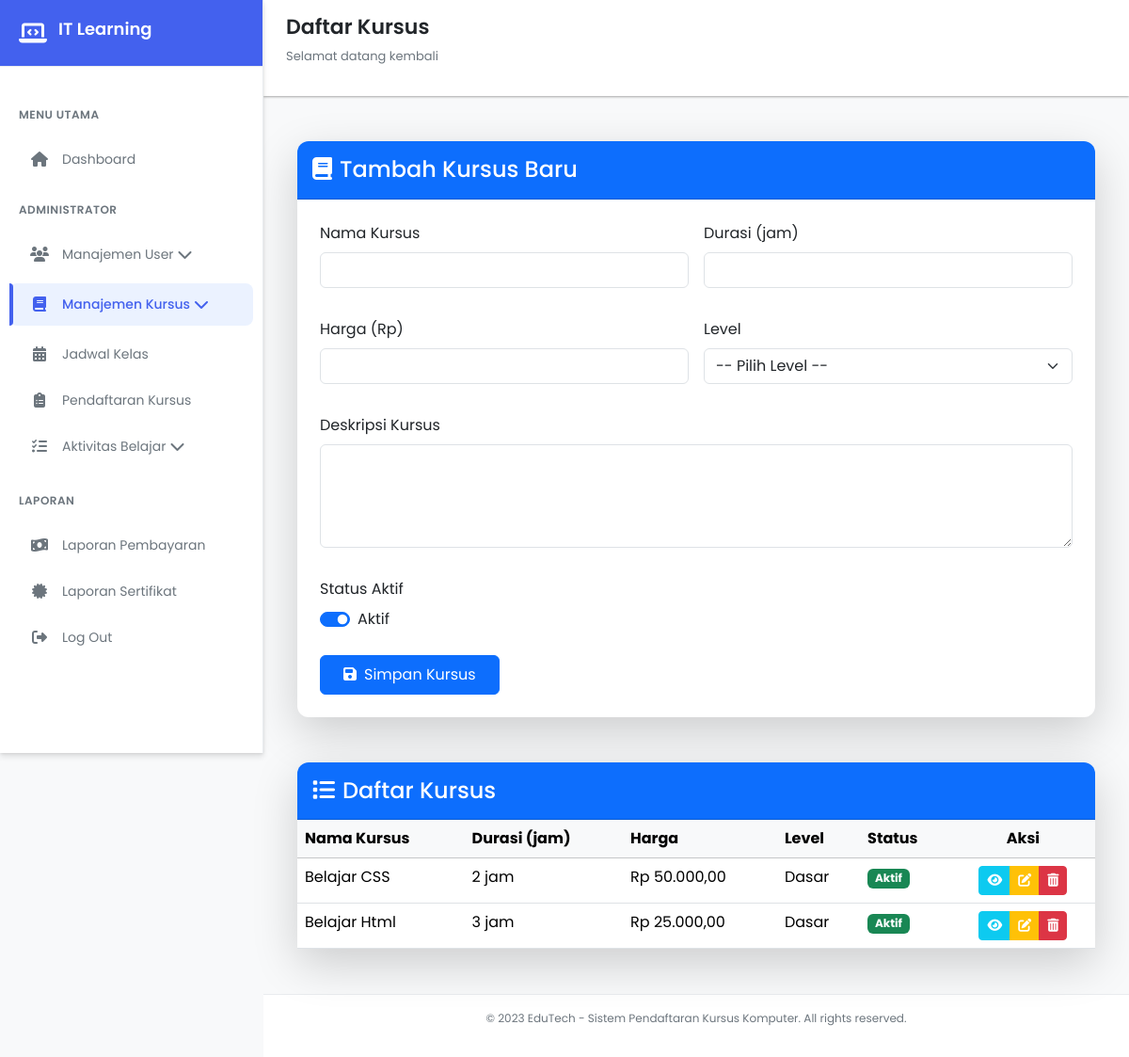
The page /views/dashboard/manajemen_kursus/daftar_kursus.php?success=1 (signed in) on the database its author committed.
### tables this page shows
CREATE TABLE `courses` (
  `course_id` int(11) NOT NULL,
  `nama_kursus` varchar(255) DEFAULT NULL,
  `deskripsi` text DEFAULT NULL,
  `durasi_jam` int(11) DEFAULT NULL,
  `harga` decimal(10,2) DEFAULT NULL,
  `level` enum('Dasar','Menengah','Lanjut') DEFAULT NULL,
  `status_aktif` tinyint(1) DEFAULT NULL
);

### views/dashboard/manajemen_kursus/daftar_kursus.php (the view, shortened to what this page needs)
<?php
include '../../../database/koneksi.php';
$query = "SELECT * FROM courses";
$result = mysqli_query($conn, $query);
?>
<!DOCTYPE html>
<html lang="id">
<head>
    <link href="https://cdn.jsdelivr.net/npm/bootstrap@5.3.3/dist/css/bootstrap.min.css" rel="stylesheet">
    <link rel="stylesheet" href="https://cdnjs.cloudflare.com/ajax/libs/font-awesome/6.4.0/css/all.min.css">
    <link rel="stylesheet" href="../../../css/dasboard.css">
</head>
<body>
      <div class="sidebar" id="sidebar">
        <div class="sidebar-header">
            <i class="fas fa-laptop-code"></i>
            <h2>IT Learning</h2>
        </div>
        <div class="sidebar-menu">
            <div class="menu-category">Menu Utama</div>
            <div class="menu-item" onclick="window.location.href='../dashboard.php'">
                <i class="fas fa-home"></i>
                <span>Dashboard</span>
            </div>
            <?php if ($_SESSION['role'] == 'admin') : ?>
                <div class="menu-category">Administrator</div>
                <div class="menu-item" onclick="toggleDropdown('user-dropdown')">
                    <i class="fas fa-users"></i>
                    <span>Manajemen User</span>
                    <i class="fas fa-chevron-down ml-auto" id="user-chevron"></i>
                </div>
            <?php endif; ?>
            <div class="menu-item active" onclick="toggleDropdown('course-dropdown')">
                <i class="fas fa-book"></i>
                <span>Manajemen Kursus</span>
                <i class="fas fa-chevron-down ml-auto" id="course-chevron"></i>
            </div>
            <div class="menu-item" onclick="window.location.href='../jadwal/jadwal.php'">
                <i class="fas fa-calendar-alt"></i>
                <span>Jadwal Kelas</span>
            </div>
            <?php if ($_SESSION['role'] == 'admin') : ?>
                <div class="menu-item" onclick="window.location.href='../pendaftaran_kursus/pendaftaran.php'">
                    <i class="fas fa-clipboard-list"></i>
                    <span>Pendaftaran Kursus</span>
                </div>
            <?php endif; ?>
            <div class="menu-item" onclick="toggleDropdown('activity-dropdown')">
                <i class="fas fa-tasks"></i>
                <span>Aktivitas Belajar</span>
                <i class="fas fa-chevron-down ml-auto" id="activity-chevron"></i>
            </div>
            <div class="menu-category">Laporan</div>
            <?php if ($_SESSION['role'] == 'admin') : ?>
                <div class="menu-item" onclick="window.location.href='../pembayaran/laporan_pembayaran.php'">
                    <i class="fas fa-money-bill-wave"></i>
                    <span>Laporan Pembayaran</span>
                </div>
            <?php endif; ?>
            <div class="menu-item" onclick="window.location.href='../sertifikat/sertifikat.php'">
                <i class="fas fa-certificate"></i>
                <span>Laporan Sertifikat</span>
            </div>
            <div class="menu-item" onclick="window.location.href='../../../php/logout.php'">
                <i class="fas fa-sign-out-alt"></i>
                <span>Log Out</span>
            </div>
        </div>
    </div>
    <div class="main-content" id="mainContent">
        <div class="header">
            <div class="header-title">
                <h1>Daftar Kursus</h1>
                <p>Selamat datang kembali</p>
            </div>
        </div>
        <div class="content">
           <div class="container-fluid py-4">
            <?php if ($_SESSION['role'] === 'admin') : ?>
                <div class="card shadow-lg mb-5 border-0">
                    <div class="card-header bg-primary text-white py-3">
                        <h4 class="mb-0"><i class="fas fa-book me-2"></i>Tambah Kursus Baru</h4>
                    </div>
                    <div class="card-body p-4">
                        <form method="POST" action="../../../php/kursus/store.php" class="row g-3 needs-validation" novalidate>
                            <div class="col-md-6 mb-3">
                                <label for="nama_kursus" class="form-label">Nama Kursus</label>
                                <input type="text" class="form-control" name="nama_kursus" id="nama_kursus" required>
                            </div>
                            <div class="col-md-6 mb-3">
                                <label for="durasi_jam" class="form-label">Durasi (jam)</label>
                                <input type="number" class="form-control" name="durasi_jam" id="durasi_jam" required>
                            </div>
                            <div class="col-md-6 mb-3">
                                <label for="harga" class="form-label">Harga (Rp)</label>
                                <input type="number" class="form-control" name="harga" id="harga" step="0.01" required>
                            </div>
                            <div class="col-md-6 mb-3">
                                <label for="level" class="form-label">Level</label>
                                <select class="form-select" name="level" id="level" required>
                                    <option value="">-- Pilih Level --</option>
                                </select>
                            </div>
                            <div class="col-12 mb-3">
                                <label for="deskripsi" class="form-label">Deskripsi Kursus</label>
                                <textarea class="form-control" name="deskripsi" id="deskripsi" rows="4" required></textarea>
                            </div>
                            <div class="col-md-6 mb-3">
                                <label class="form-label">Status Aktif</label><br>
                                <div class="form-check form-switch">
                                    <input class="form-check-input" type="checkbox" id="status_aktif" name="status_aktif" value="1" checked>
                                    <label class="form-check-label" for="status_aktif">Aktif</label>
                                </div>
                            </div>
                            <div class="col-12 mt-2">
                                <button type="submit" class="btn btn-primary px-4 py-2">
                                    <i class="fas fa-save me-2"></i>Simpan Kursus
                                </button>
                            </div>
                        </form>
                    </div>
                </div>
            <?php endif; ?>
                 <div class="card shadow-lg border-0">
                    <div class="card-header bg-primary text-white py-3">
                        <h4 class="mb-0"><i class="fas fa-list me-2"></i>Daftar Kursus</h4>
                    </div>
                    <div class="card-body p-0">
                        <div class="table-responsive">
                            <table class="table table-hover mb-0">
                                <thead class="table-light">
                                    <tr>
                                        <th>Nama Kursus</th>
                                        <th>Durasi (jam)</th>
                                        <th>Harga</th>
                                        <th>Level</th>
                                        <th>Status</th>
                                        <th class="text-center">Aksi</th>
                                    </tr>
                                </thead>
                                <tbody>
                                    <?php while ($row = mysqli_fetch_assoc($result)) { ?>
                                        <tr>
                                            <td><?= htmlspecialchars($row['nama_kursus']) ?></td>
                                            <td><?= $row['durasi_jam'] ?> jam</td>
                                            <td>Rp <?= number_format($row['harga'], 2, ',', '.') ?></td>
                                            <td><?= $row['level'] ?></td>
                                            <td>
                                                <span class="badge <?= $row['status_aktif'] ? 'bg-success' : 'bg-secondary' ?>">
                                                    <?= $row['status_aktif'] ? 'Aktif' : 'Tidak Aktif' ?>
                                                </span>
                                            </td>
                                            <td class="text-center">
                                                <div class="btn-group btn-group-sm">
                                                <a href="detail_kursus.php?course_id=<?= $row['course_id'] ?>" class="btn btn-info text-white" title="Detail">
                                                        <i class="fas fa-eye"></i>
                                                    </a>
                                                    <?php if ($_SESSION['role'] === 'admin') : ?>
                                                        <a href="edit_kursus.php?id=<?= $row['course_id'] ?>" class="btn btn-warning btn-sm text-white" title="Edit">
                                                            <i class="fas fa-edit"></i>
                                                        </a>
                                                        <a href="../../../php/kursus/delete.php?id=<?= $row['course_id'] ?>" class="btn btn-danger btn-sm"
                                                        onclick="return confirm('Yakin ingin menghapus kursus ini?')" title="Hapus">
                                                            <i class="fas fa-trash-alt"></i>
                                                        </a>
                                                    <?php endif; ?>
                                                </div>
                                            </td>
                                        </tr>
                                    <?php } ?>
                                </tbody>
                            </table>
                        </div>
                    </div>
                </div>
            </div>
        </div>
        <div class="footer">
            <p>© 2023 EduTech - Sistem Pendaftaran Kursus Komputer. All rights reserved.</p>
        </div>
    </div>
</body>
</html>

### css/dasboard.css (style rules this page uses)
:root { --primary: #4361ee; --primary-dark: #3a56d4; --primary-light: #ebf2ff; --secondary: #3f37c9; --accent: #4895ef; --success: #4cc9f0; --warning: #f8961e; --danger: #f72585; --light: #f8f9fa; --dark: #212529; --gray: #6c757d; --light-gray: #e9ecef; --white: #ffffff; --shadow-sm: 0 1px 3px rgba(0,0,0,0.12), 0 1px 2px rgba(0,0,0,0.24); --shadow-md: 0 4px 6px rgba(0,0,0,0.1), 0 1px 3px rgba(0,0,0,0.08); --shadow-lg: 0 10px 25px rgba(0,0,0,0.1), 0 5px 10px rgba(0,0,0,0.05); --radius-sm: 8px; --radius-md: 12px; --radius-lg: 16px; --transition: all 0.3s cubic-bezier(0.25, 0.8, 0.25, 1); }
.card { border-radius: 0.75rem; }
.card-header { border-radius: 0.75rem 0.75rem 0 0 !important; }
* { margin: 0; padding: 0; box-sizing: border-box; font-family: 'Poppins', sans-serif; }
body { display: flex; min-height: 100vh; background-color: var(--light); color: var(--dark); transition: var(--transition); }
.sidebar { width: 280px; background: var(--white); height: 100vh; position: fixed; transition: var(--transition); z-index: 1000; box-shadow: var(--shadow-md); border-right: 1px solid var(--light-gray); display: flex; flex-direction: column; }
.sidebar-header { padding: 20px; display: flex; align-items: center; border-bottom: 1px solid var(--light-gray); background: var(--primary); color: var(--white); }
.sidebar-header i { font-size: 24px; margin-right: 12px; color: var(--white); }
.sidebar-header h2 { font-size: 18px; font-weight: 600; }
.sidebar-menu { padding: 20px 0; flex: 1; overflow-y: auto; }
.menu-category { padding: 12px 20px; font-size: 12px; font-weight: 600; text-transform: uppercase; letter-spacing: 0.5px; color: var(--gray); margin-top: 10px; }
.menu-item { padding: 12px 20px; display: flex; align-items: center; cursor: pointer; transition: var(--transition); margin: 4px 10px; border-radius: var(--radius-sm); color: var(--gray); }
.menu-item.active { background-color: var(--primary-light); color: var(--primary); font-weight: 500; position: relative; }
.menu-item.active::before { content: ''; position: absolute; left: 0; top: 0; height: 100%; width: 4px; background-color: var(--primary); border-radius: 0 var(--radius-sm) var(--radius-sm) 0; }
.menu-item i { width: 24px; margin-right: 12px; font-size: 16px; text-align: center; }
.menu-item span { font-size: 14px; }
.main-content { flex: 1; margin-left: 280px; transition: var(--transition); min-height: 100vh; display: flex; flex-direction: column; }
.header { display: flex; justify-content: space-between; align-items: center; padding: 16px 24px; background-color: var(--white); box-shadow: var(--shadow-sm); z-index: 100; position: sticky; top: 0; }
.header-title h1 { color: var(--dark); font-size: 22px; font-weight: 600; }
.header-title p { font-size: 13px; color: var(--gray); margin-top: 2px; }
.content { flex: 1; padding: 24px; background-color: var(--light); }
.footer { text-align: center; padding: 16px; font-size: 12px; color: var(--gray); border-top: 1px solid var(--light-gray); background-color: var(--white); }

### rows shown on the page
courses: nama_kursus "Belajar CSS", durasi_jam "2", harga "50.000,00", level "Dasar", status_aktif "Aktif"
courses: nama_kursus "Belajar Html", durasi_jam "3", harga "25.000,00", level "Dasar", status_aktif "Aktif"
